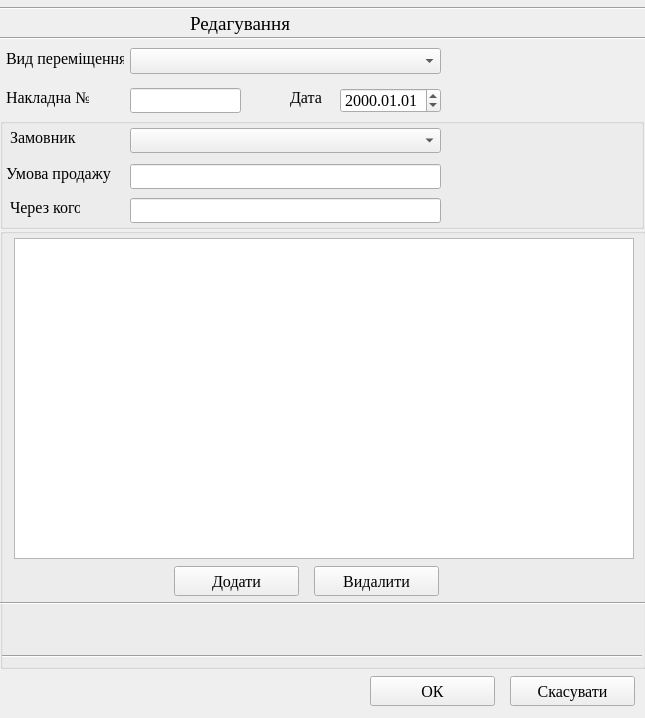
<?xml version="1.0" encoding="UTF-8"?>
<ui version="4.0">
 <class>edit_ttn</class>
 <widget class="QWidget" name="edit_ttn">
  <property name="windowModality">
   <enum>Qt::ApplicationModal</enum>
  </property>
  <property name="geometry">
   <rect>
    <x>0</x>
    <y>0</y>
    <width>645</width>
    <height>718</height>
   </rect>
  </property>
  <property name="minimumSize">
   <size>
    <width>645</width>
    <height>718</height>
   </size>
  </property>
  <property name="maximumSize">
   <size>
    <width>645</width>
    <height>16777215</height>
   </size>
  </property>
  <property name="font">
   <font>
    <family>Times New Roman</family>
    <pointsize>12</pointsize>
   </font>
  </property>
  <property name="windowTitle">
   <string>Form</string>
  </property>
  <widget class="QLabel" name="label_8">
   <property name="geometry">
    <rect>
     <x>190</x>
     <y>8</y>
     <width>241</width>
     <height>31</height>
    </rect>
   </property>
   <property name="font">
    <font>
     <family>Times New Roman</family>
     <pointsize>14</pointsize>
    </font>
   </property>
   <property name="text">
    <string>Редагування</string>
   </property>
  </widget>
  <widget class="QLabel" name="label">
   <property name="geometry">
    <rect>
     <x>6</x>
     <y>88</y>
     <width>83</width>
     <height>19</height>
    </rect>
   </property>
   <property name="text">
    <string>Накладна №</string>
   </property>
  </widget>
  <widget class="QPushButton" name="pushButton_4">
   <property name="enabled">
    <bool>true</bool>
   </property>
   <property name="geometry">
    <rect>
     <x>370</x>
     <y>676</y>
     <width>125</width>
     <height>30</height>
    </rect>
   </property>
   <property name="text">
    <string>ОК</string>
   </property>
  </widget>
  <widget class="QLabel" name="label_3">
   <property name="geometry">
    <rect>
     <x>6</x>
     <y>48</y>
     <width>118</width>
     <height>20</height>
    </rect>
   </property>
   <property name="text">
    <string>Вид переміщення</string>
   </property>
  </widget>
  <widget class="QPushButton" name="pushButton_5">
   <property name="geometry">
    <rect>
     <x>510</x>
     <y>676</y>
     <width>125</width>
     <height>30</height>
    </rect>
   </property>
   <property name="text">
    <string>Скасувати</string>
   </property>
  </widget>
  <widget class="QGroupBox" name="groupBox">
   <property name="geometry">
    <rect>
     <x>0</x>
     <y>118</y>
     <width>644</width>
     <height>111</height>
    </rect>
   </property>
   <property name="flat">
    <bool>true</bool>
   </property>
   <widget class="QLabel" name="label_5">
    <property name="geometry">
     <rect>
      <x>10</x>
      <y>80</y>
      <width>70</width>
      <height>19</height>
     </rect>
    </property>
    <property name="text">
     <string>Через кого</string>
    </property>
   </widget>
   <widget class="QLineEdit" name="lineEdit_3">
    <property name="enabled">
     <bool>true</bool>
    </property>
    <property name="geometry">
     <rect>
      <x>130</x>
      <y>46</y>
      <width>311</width>
      <height>25</height>
     </rect>
    </property>
   </widget>
   <widget class="QComboBox" name="comboBox_2">
    <property name="enabled">
     <bool>true</bool>
    </property>
    <property name="geometry">
     <rect>
      <x>130</x>
      <y>10</y>
      <width>311</width>
      <height>25</height>
     </rect>
    </property>
   </widget>
   <widget class="QLabel" name="label_4">
    <property name="geometry">
     <rect>
      <x>10</x>
      <y>10</y>
      <width>66</width>
      <height>19</height>
     </rect>
    </property>
    <property name="text">
     <string>Замовник</string>
    </property>
   </widget>
   <widget class="QLabel" name="label_6">
    <property name="geometry">
     <rect>
      <x>6</x>
      <y>46</y>
      <width>105</width>
      <height>19</height>
     </rect>
    </property>
    <property name="text">
     <string>Умова продажу</string>
    </property>
   </widget>
   <widget class="QLineEdit" name="lineEdit_2">
    <property name="enabled">
     <bool>true</bool>
    </property>
    <property name="geometry">
     <rect>
      <x>130</x>
      <y>80</y>
      <width>311</width>
      <height>25</height>
     </rect>
    </property>
   </widget>
  </widget>
  <widget class="Line" name="line_2">
   <property name="geometry">
    <rect>
     <x>0</x>
     <y>30</y>
     <width>651</width>
     <height>16</height>
    </rect>
   </property>
   <property name="orientation">
    <enum>Qt::Horizontal</enum>
   </property>
  </widget>
  <widget class="QGroupBox" name="groupBox_2">
   <property name="geometry">
    <rect>
     <x>0</x>
     <y>228</y>
     <width>646</width>
     <height>441</height>
    </rect>
   </property>
   <property name="flat">
    <bool>true</bool>
   </property>
   <widget class="QTableView" name="tableView">
    <property name="geometry">
     <rect>
      <x>14</x>
      <y>10</y>
      <width>620</width>
      <height>321</height>
     </rect>
    </property>
    <property name="selectionBehavior">
     <enum>QAbstractItemView::SelectRows</enum>
    </property>
   </widget>
   <widget class="Line" name="line_5">
    <property name="geometry">
     <rect>
      <x>2</x>
      <y>420</y>
      <width>640</width>
      <height>16</height>
     </rect>
    </property>
    <property name="orientation">
     <enum>Qt::Horizontal</enum>
    </property>
   </widget>
   <widget class="Line" name="line_3">
    <property name="geometry">
     <rect>
      <x>0</x>
      <y>367</y>
      <width>651</width>
      <height>16</height>
     </rect>
    </property>
    <property name="orientation">
     <enum>Qt::Horizontal</enum>
    </property>
   </widget>
   <widget class="QPushButton" name="pushButton">
    <property name="enabled">
     <bool>true</bool>
    </property>
    <property name="geometry">
     <rect>
      <x>174</x>
      <y>338</y>
      <width>125</width>
      <height>30</height>
     </rect>
    </property>
    <property name="text">
     <string>Додати</string>
    </property>
    <property name="icon">
     <iconset resource="ico.qrc">
      <normaloff>:/ico/Button Add.ico</normaloff>:/ico/Button Add.ico</iconset>
    </property>
    <property name="iconSize">
     <size>
      <width>22</width>
      <height>22</height>
     </size>
    </property>
   </widget>
   <widget class="QPushButton" name="pushButton_3">
    <property name="enabled">
     <bool>true</bool>
    </property>
    <property name="geometry">
     <rect>
      <x>314</x>
      <y>338</y>
      <width>125</width>
      <height>30</height>
     </rect>
    </property>
    <property name="text">
     <string>Видалити</string>
    </property>
    <property name="icon">
     <iconset resource="ico.qrc">
      <normaloff>:/ico/Button Delete.ico</normaloff>:/ico/Button Delete.ico</iconset>
    </property>
    <property name="iconSize">
     <size>
      <width>22</width>
      <height>22</height>
     </size>
    </property>
   </widget>
   <widget class="QLabel" name="label_7">
    <property name="geometry">
     <rect>
      <x>480</x>
      <y>390</y>
      <width>141</width>
      <height>20</height>
     </rect>
    </property>
    <property name="text">
     <string/>
    </property>
   </widget>
  </widget>
  <widget class="Line" name="line">
   <property name="geometry">
    <rect>
     <x>0</x>
     <y>0</y>
     <width>651</width>
     <height>16</height>
    </rect>
   </property>
   <property name="orientation">
    <enum>Qt::Horizontal</enum>
   </property>
  </widget>
  <widget class="QLabel" name="label_2">
   <property name="geometry">
    <rect>
     <x>290</x>
     <y>88</y>
     <width>32</width>
     <height>19</height>
    </rect>
   </property>
   <property name="text">
    <string>Дата</string>
   </property>
  </widget>
  <widget class="QDateEdit" name="dateEdit">
   <property name="enabled">
    <bool>true</bool>
   </property>
   <property name="geometry">
    <rect>
     <x>340</x>
     <y>88</y>
     <width>101</width>
     <height>25</height>
    </rect>
   </property>
   <property name="wrapping">
    <bool>false</bool>
   </property>
   <property name="buttonSymbols">
    <enum>QAbstractSpinBox::UpDownArrows</enum>
   </property>
   <property name="specialValueText">
    <string/>
   </property>
   <property name="displayFormat">
    <string>yyyy.MM.dd</string>
   </property>
  </widget>
  <widget class="QComboBox" name="comboBox">
   <property name="enabled">
    <bool>true</bool>
   </property>
   <property name="geometry">
    <rect>
     <x>130</x>
     <y>48</y>
     <width>311</width>
     <height>26</height>
    </rect>
   </property>
   <property name="currentIndex">
    <number>-1</number>
   </property>
  </widget>
  <widget class="QLineEdit" name="lineEdit">
   <property name="enabled">
    <bool>true</bool>
   </property>
   <property name="geometry">
    <rect>
     <x>130</x>
     <y>88</y>
     <width>111</width>
     <height>25</height>
    </rect>
   </property>
   <property name="inputMask">
    <string/>
   </property>
   <property name="maxLength">
    <number>32767</number>
   </property>
   <property name="cursorPosition">
    <number>0</number>
   </property>
   <property name="readOnly">
    <bool>true</bool>
   </property>
   <property name="clearButtonEnabled">
    <bool>false</bool>
   </property>
  </widget>
 </widget>
 <resources>
  <include location="ico.qrc"/>
 </resources>
 <connections/>
</ui>
